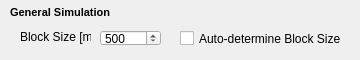
           <widget class="QWidget" name="gensim_widget" native="true">
            <property name="minimumSize">
             <size>
              <width>0</width>
              <height>60</height>
             </size>
            </property>
            <property name="maximumSize">
             <size>
              <width>16777215</width>
              <height>16777215</height>
             </size>
            </property>
            <widget class="QLabel" name="blocksize_lbl">
             <property name="geometry">
              <rect>
               <x>20</x>
               <y>29</y>
               <width>71</width>
               <height>16</height>
              </rect>
             </property>
             <property name="whatsThis">
              <string>Width of the square cell in the city grid in metres</string>
             </property>
             <property name="text">
              <string>Block Size [m]</string>
             </property>
            </widget>
            <widget class="QLabel" name="optionsgs_lbl">
             <property name="geometry">
              <rect>
               <x>10</x>
               <y>5</y>
               <width>111</width>
               <height>16</height>
              </rect>
             </property>
             <property name="whatsThis">
              <string>Width of the square cell in the city grid in metres</string>
             </property>
             <property name="text">
              <string>&lt;!DOCTYPE HTML PUBLIC &quot;-//W3C//DTD HTML 4.0//EN&quot; &quot;http://www.w3.org/TR/REC-html40/strict.dtd&quot;&gt;
&lt;html&gt;&lt;head&gt;&lt;meta name=&quot;qrichtext&quot; content=&quot;1&quot; /&gt;&lt;style type=&quot;text/css&quot;&gt;
p, li { white-space: pre-wrap; }
&lt;/style&gt;&lt;/head&gt;&lt;body style=&quot; font-family:'MS Shell Dlg 2'; font-size:8.25pt; font-weight:400; font-style:normal;&quot;&gt;
&lt;p style=&quot; margin-top:0px; margin-bottom:0px; margin-left:0px; margin-right:0px; -qt-block-indent:0; text-indent:0px;&quot;&gt;&lt;span style=&quot; font-size:8pt; font-weight:600;&quot;&gt;General Simulation&lt;/span&gt;&lt;/p&gt;&lt;/body&gt;&lt;/html&gt;</string>
             </property>
            </widget>
            <widget class="QSpinBox" name="blocksize_in">
             <property name="geometry">
              <rect>
               <x>100</x>
               <y>30</y>
               <width>61</width>
               <height>16</height>
              </rect>
             </property>
             <property name="minimum">
              <number>200</number>
             </property>
             <property name="maximum">
              <number>5000</number>
             </property>
             <property name="singleStep">
              <number>50</number>
             </property>
             <property name="value">
              <number>500</number>
             </property>
            </widget>
            <widget class="QCheckBox" name="blocksize_auto">
             <property name="geometry">
              <rect>
               <x>180</x>
               <y>30</y>
               <width>171</width>
               <height>17</height>
              </rect>
             </property>
             <property name="text">
              <string>Auto-determine Block Size</string>
             </property>
            </widget>
           </widget>
